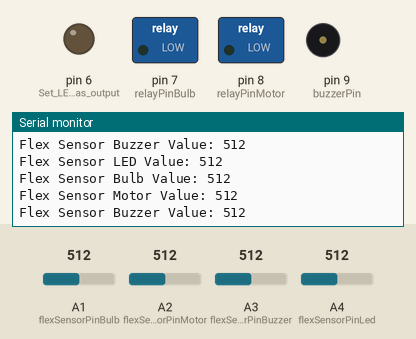
Simulated run of this sketch. Board: Arduino Uno, built with avr-gcc and run on an emulated ATmega328P. On the bench: switched loads named in the sketch (green lamp = pin HIGH), output pins drawn as LEDs (lit = HIGH), buzzer (waves = sounding, pin HIGH), the last lines printed to the serial monitor. The inputs (shaded band) are chosen by the test bench; at power-on: A1 (flexSensorPinBulb) = 512, A2 (flexSensorPinMotor) = 512, A3 (flexSensorPinBuzzer) = 512, A4 (flexSensorPinLed) = 512. No radio packets arrive unless stated; the audio player accepts every command and is not drawn.

Above: at 1.7 s.
1.8 s: A1 (flexSensorPinBulb) set to 789
At 1.93 s:
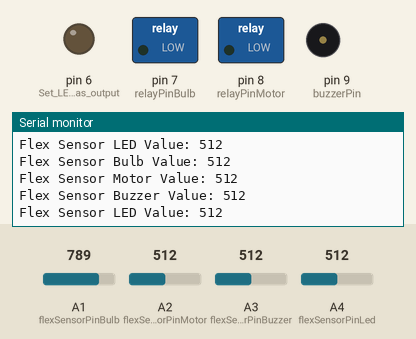
4.8 s: A1 (flexSensorPinBulb) set to 814
At 5.9 s:
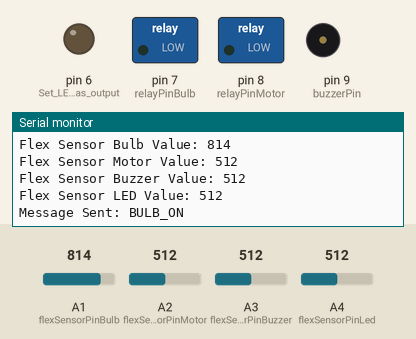
6.5 s: A2 (flexSensorPinMotor) set to 787
At 6.73 s:
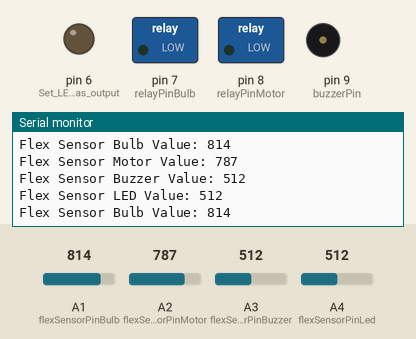
8.0 s: A2 (flexSensorPinMotor) set to 810
At 9.1 s:
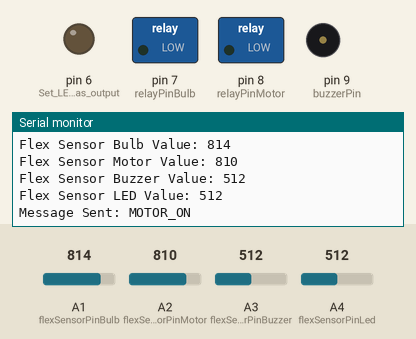
11.0 s: A3 (flexSensorPinBuzzer) set to 791
At 11.21 s:
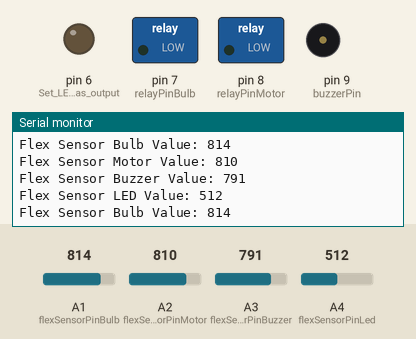
12.5 s: A3 (flexSensorPinBuzzer) set to 817
At 13.1 s:
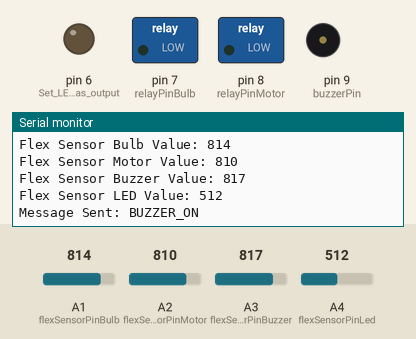
Timing chart, 0 to 15.2 s (numbered marks = the images above; inputs shaded):
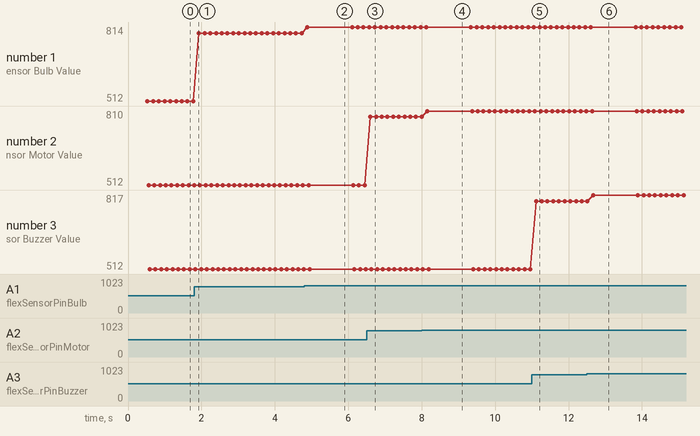

The sketch:

Transmitter.ino
```cpp
#include <DFRobotDFPlayerMini.h>
#include "mp3tf16p.h"

MP3Player mp3(10, 11); // Digital signal pin for DFPlayer Mini
int relayPinBulb = 7;        // Relay control pin for the bulb
int relayPinMotor = 8;       // Relay control pin for the DC motor
int buzzerPin = 9;           // Buzzer control pin
int flexSensorPinBulb = A1;  // Flex sensor for the bulb
int flexSensorPinMotor = A2; // Flex sensor for the motor
int flexSensorPinBuzzer = A3;// Flex sensor for the buzzer
int flexSensorPinLed = A4;   // Flex sensor for the LED
int flexThreshold = 800;     // Threshold value for all flex sensors
bool bulbState = false;      // Variable to store the bulb state (ON/OFF)
bool motorState = false;     // Variable to store the motor state (ON/OFF)
bool buzzerState = false;    // Variable to store the buzzer state (ON/OFF)
bool ledState = false;       // Variable to store the LED state (ON/OFF)
bool previousFlexStateBulb = false;  // Variable for flex sensor for bulb
bool previousFlexStateMotor = false; // Variable for flex sensor for motor
bool previousFlexStateBuzzer = false; // Variable for flex sensor for buzzer
bool previousFlexStateLed = false;    // Variable for flex sensor for LED

bool mode = true; // true for Home Automation, false for DFPlayer Mini mode
unsigned long lastModeChangeTime = 0; // Store the time of last mode change
const unsigned long debounceDelay = 1000; // 1-second debounce delay
#include <RH_ASK.h>
#include <SPI.h>

RH_ASK driver;

//data pin to digital pin 12

void setup() {

    if (!driver.init()) {
        Serial.println("Initialization failed");
        while (1);
    }
    Serial.begin(9600);
    Serial.println("Transmitter Ready");


  Serial.begin(9600);
  mp3.initialize();

  pinMode(relayPinBulb, OUTPUT);    // Set relay pin for bulb as output
  pinMode(relayPinMotor, OUTPUT);   // Set relay pin for motor as output
  pinMode(buzzerPin, OUTPUT);       // Set buzzer pin as output
  pinMode(6, OUTPUT);              // Set LED pin as output

  digitalWrite(relayPinBulb, LOW);  // Ensure the bulb is off initially
  digitalWrite(relayPinMotor, LOW); // Ensure the motor is off initially
  digitalWrite(buzzerPin, LOW);     // Ensure the buzzer is off initially
  digitalWrite(6, LOW);            // Ensure the LED is off initially
}

void loop() {
  // Read flex sensor values
  int flexValueBulb = analogRead(flexSensorPinBulb);   // Read flex sensor for bulb
  int flexValueMotor = analogRead(flexSensorPinMotor); // Read flex sensor for motor
  int flexValueBuzzer = analogRead(flexSensorPinBuzzer); // Read flex sensor for buzzer
  int flexValueLed = analogRead(flexSensorPinLed); // Read flex sensor for LED

  Serial.print("Flex Sensor Bulb Value: ");
  Serial.println(flexValueBulb);
  Serial.print("Flex Sensor Motor Value: ");
  Serial.println(flexValueMotor);
  Serial.print("Flex Sensor Buzzer Value: ");
  Serial.println(flexValueBuzzer);
  Serial.print("Flex Sensor LED Value: ");
  Serial.println(flexValueLed);

  // Check if all four sensors are bent to toggle mode
  if (flexValueBulb > flexThreshold && flexValueMotor > flexThreshold && flexValueBuzzer > flexThreshold && flexValueLed > flexThreshold) {
    unsigned long currentTime = millis();
    if (currentTime - lastModeChangeTime > debounceDelay) {
      mode = !mode; // Toggle mode
      lastModeChangeTime = currentTime; // Update last mode change time
      Serial.print("Mode switched to: ");
      Serial.println(mode ? "Home Automation Mode" : "DFPlayer Mini Mode");
    }
    previousFlexStateBulb = false;
      previousFlexStateMotor = false;
      previousFlexStateBuzzer = false;
      previousFlexStateLed = false;
  }

  // Mode 1: Home Automation
  char msg[10];
  if (mode) {
    // Bulb control with flex sensor
    bool currentFlexStateBulb = flexValueBulb > flexThreshold;
    if (currentFlexStateBulb && !previousFlexStateBulb) {
      bulbState = !bulbState; // Toggle bulb state
        if (bulbState) {
            strcpy(msg, "BULB_ON"); // Send bulb ON message
        } else {
            strcpy(msg, "BULB_OFF"); // Send bulb OFF message
        }
        driver.send((uint8_t *)msg, strlen(msg));
        driver.waitPacketSent();
        Serial.print("Message Sent: ");
        Serial.println(msg);
        delay(1000); // Debounce delay for flex sensor 2
    }

    // Motor control with flex sensor
    bool currentFlexStateMotor = flexValueMotor > flexThreshold;
    if (currentFlexStateMotor && !previousFlexStateMotor) {
      motorState = !motorState; // Toggle motor state
        if (motorState) {
            strcpy(msg, "MOTOR_ON"); // Send motor ON message
        } else {
            strcpy(msg, "MOTOR_OFF"); // Send motor OFF message
        }
        driver.send((uint8_t *)msg, strlen(msg));
        driver.waitPacketSent();
        Serial.print("Message Sent: ");
        Serial.println(msg);
        delay(1000); // Debounce delay for flex sensor 1
    }

    // Buzzer control with flex sensor
    bool currentFlexStateBuzzer = flexValueBuzzer > flexThreshold;
    if (currentFlexStateBuzzer && !previousFlexStateBuzzer) {
      buzzerState = !buzzerState; // Toggle buzzer state
        if (buzzerState) {
            strcpy(msg, "BUZZER_ON"); // Send buzzer ON message
        } else {
            strcpy(msg, "BUZZER_OFF"); // Send buzzer OFF message
        }
        driver.send((uint8_t *)msg, strlen(msg));
        driver.waitPacketSent();
        Serial.print("Message Sent: ");
        Serial.println(msg);
        delay(1000); // Debounce delay for flex sensor 3
    }

    // LED control with flex sensor
    bool currentFlexStateLed = flexValueLed > flexThreshold;
    if (currentFlexStateLed && !previousFlexStateLed) {
      ledState = !ledState; // Toggle LED state
        if (ledState) {
            strcpy(msg, "LED_ON"); // Send LED ON message
        } else {
            strcpy(msg, "LED_OFF"); // Send LED OFF message
        }
        driver.send((uint8_t *)msg, strlen(msg));
        driver.waitPacketSent();
        Serial.print("Message Sent: ");
        Serial.println(msg);
        delay(1000); // Debounce delay for flex sensor 4
    }
  }

  // Mode 2: DFPlayer Mini mode (playing message)
  else {
    if (flexValueBulb > flexThreshold) {
      mp3.playTrackNumber(1, 30); // Play message 1
      delay(500);
    }
    if (flexValueMotor > flexThreshold) {
      mp3.playTrackNumber(2, 30); // Play message 2
      delay(500);
    }
    if (flexValueBuzzer > flexThreshold) {
      mp3.playTrackNumber(3, 30); // Play message 3
      delay(500);
    }
    if (flexValueLed > flexThreshold) {
      mp3.playTrackNumber(4, 30); // Play message 4
      delay(500);
    }
  }

  // Update previous flex states for the next loop
  previousFlexStateBulb = flexValueBulb > flexThreshold;
  previousFlexStateMotor = flexValueMotor > flexThreshold;
  previousFlexStateBuzzer = flexValueBuzzer > flexThreshold;
  previousFlexStateLed = flexValueLed > flexThreshold;

  delay(100);
}
```

mp3tf16p.h
```cpp
#include "SoftwareSerial.h"
#include "DFRobotDFPlayerMini.h"

#define MP3_ERROR_ONLY 1
#define MP3_ALL_MESSAGE 2

class MP3Player
{
private:
    SoftwareSerial *mySoftwareSerial;
    void statusOnSerial(uint8_t type, int value);
    void waitPlayIsTerminated(void);
    int p_RX;
    int p_TX;

public:
    DFRobotDFPlayerMini player;
    MP3Player(int RX, int TX);
    ~MP3Player();
    void playTrackNumber(int trackNumber, int volume, boolean waitPlayTerminated = true);
    boolean playCompleted(void);
    void initialize(void);
    int serialPrintStatus(int errorOnly);
};

MP3Player::MP3Player(int RX, int TX)
{
    p_TX = TX;
    p_RX = RX;
}

MP3Player::~MP3Player()
{
}

void MP3Player::initialize(void)
{
    mySoftwareSerial = new SoftwareSerial(p_RX, p_TX);

    mySoftwareSerial->begin(9600);
    Serial.println(F("Initializing MP3Player ..."));

    if (!player.begin(*mySoftwareSerial,true,false))
    {
        Serial.println(F("Unable to begin:"));
        Serial.println(F("1.Please recheck the connection!"));
        Serial.println(F("2.Please insert the SD card!"));
        while (true)
            ;
    }
    player.volume(10);
    Serial.println(F("MP3Player online."));
}

void MP3Player::playTrackNumber(int trackNumber, int volume, boolean waitPlayTerminated)
{
    player.volume(volume);
    player.play(trackNumber);
    if (waitPlayTerminated)
    {
        waitPlayIsTerminated();
    }
}

void MP3Player::waitPlayIsTerminated(void)
{
    while (!playCompleted())
    {
    }
}

boolean MP3Player::playCompleted(void)
{
    if (player.available())
    {
        return player.readType() == DFPlayerPlayFinished;
    }
    return false;
}

// Print the detail message from DFPlayer to handle different errors and states.
//
int MP3Player::serialPrintStatus(int verbose)
{
    if (player.available())
    {
        uint8_t type = player.readType();
        int value = player.read();
        if (verbose == MP3_ERROR_ONLY)
        {
            if (type == DFPlayerError)
            {
                statusOnSerial(type, value);
            }
        }
        else
        {
            statusOnSerial(type, value);
        }
        if(type == DFPlayerError) {
            return value;
        } else {
            return 0;
        }
    }
}

void MP3Player::statusOnSerial(uint8_t type, int value)
{
    switch (type)
    {
    case TimeOut:
        Serial.println(F("Time Out!"));
        break;
    case WrongStack:
        Serial.println(F("Stack Wrong!"));
        break;
    case DFPlayerCardInserted:
        Serial.println(F("Card Inserted!"));
        break;
    case DFPlayerCardRemoved:
        Serial.println(F("Card Removed!"));
        break;
    case DFPlayerCardOnline:
        Serial.println(F("Card Online!"));
        break;
    case DFPlayerPlayFinished:
        Serial.print(F("Number:"));
        Serial.print(value);
        Serial.println(F(" Play Finished!"));
        break;
    case DFPlayerError:
        Serial.print(F("DFPlayerError:"));
        switch (value)
        {
        case Busy:
            Serial.println(F("Card not found"));
            break;
        case Sleeping:
            Serial.println(F("Sleeping"));
            break;
        case SerialWrongStack:
            Serial.println(F("Get Wrong Stack"));
            break;
        case CheckSumNotMatch:
            Serial.println(F("Check Sum Not Match"));
            break;
        case FileIndexOut:
            Serial.println(F("File Index Out of Bound"));
            break;
        case FileMismatch:
            Serial.println(F("Cannot Find File"));
            break;
        case Advertise:
            Serial.println(F("In Advertise"));
            break;
        default:
            break;
        }
        break;
    default:
        break;
    }
}
```

Measured:
- the behaviour switches between 800 and 801 on A1 (flexSensorPinBulb) (found by bisection; images 1 and 2)
- the behaviour switches between 800 and 801 on A2 (flexSensorPinMotor) (found by bisection; images 3 and 4)
- the behaviour switches between 800 and 801 on A3 (flexSensorPinBuzzer) (found by bisection; images 5 and 6)
- after the input at 4.8 s, the serial monitor: prints a new line after 0.09 s (image 2)
- after the input at 6.5 s, the serial monitor: prints a new line after 0.10 s (image 3)
- after the input at 8.0 s, the serial monitor: prints a new line after 0.16 s (image 4)
- after the input at 11.0 s, the serial monitor: prints a new line after 0.12 s (image 5)
- after the input at 12.5 s, the serial monitor: prints a new line after 0.17 s (image 6)
